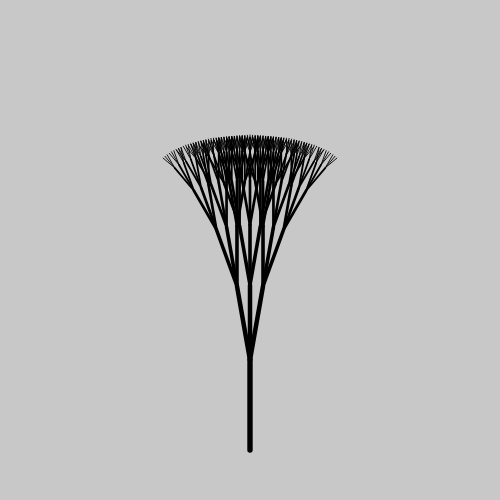
Frame 1 (no input)
Frame 60 (no input): identical to frame 1, image omitted
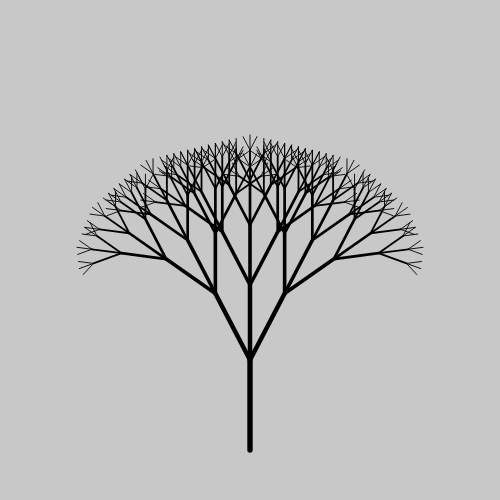
Frame 120 (the mouse pressed at the canvas centre since frame 60)

The p5.js sketch that drew these frames (run headless with seeded random() and noise() and a simulated clock; from frame 60 on, the mouse is pressed at the canvas centre):

// p5.js sketch
// ── sketch.js
//Balloon Tree
//Owen Bruck
//24-11-2023

let scale = 15;
let numOfLeaves =1;


function setup() {
  createCanvas(500, 500);
  background(255);

}


function draw() {
  background(200)
  drawTree(width/2, height*.9, 90, 6);
}


function drawLine( x1, y1, x2, y2, depth) {
  line(x1, y1, x2, y2);
}


function keyPressed(){
  if(key === 'z'){
    numOfLeaves--;
    if(numOfLeaves<1){
      numOfLeaves = 1;
    }
  }
  if(key === 'x'){
    numOfLeaves++;
    if(numOfLeaves>7){
      numOfLeaves = 7;
    }
  }
}


function drawTree(x1, y1, angle, depth) {
  let angleChange = map(mouseX, 0, 500, 10, 45);
  if (angleChange < 10){
    angleChange = 10;
  }
  if (angleChange > 45){
    angleChange = 45;
  }
  if (depth > 0) {
    let x2 = x1 + (cos(radians(angle))*depth*scale); 
   
    let y2 = y1 - (sin(radians(angle))*depth*scale); 
    strokeWeight(depth*0.9);
    drawLine(x1, y1, x2, y2, depth);
    drawTree(x2, y2, angle, depth-1);
    drawTree(x2, y2, angle - angleChange, depth-1);
    drawTree(x2, y2, angle + angleChange, depth-1);
    drawLeaves(x2,y2,depth);
  }
}


function drawLeaves(x, y, depth){
  if (depth<numOfLeaves){
    depth +=2;

    let leaveSize = random(depth*7,depth*9);
    let leaveColor = color(random(0,255),random(0,255),random(0,255),220);
    fill(leaveColor);
    strokeWeight(1);
    circle(x,y,leaveSize);
  }
}
